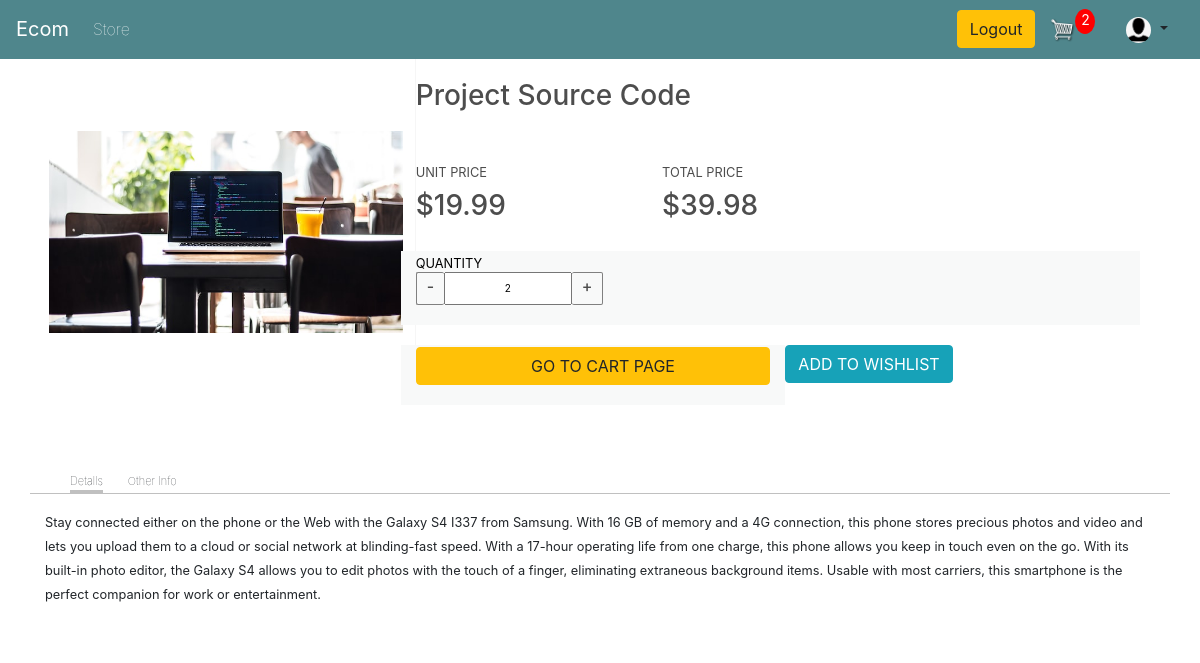
Screenshot of /product-details/3 (signed in) with the database file from the repository.
### store/models.py (models this page shows, shortened)
class Customer(models.Model):
    id = models.AutoField(primary_key=True)
    user = models.OneToOneField(User, on_delete=models.CASCADE, default='', related_name='customer', null=True)
    name = models.CharField(max_length=200, null=True)
    email = models.EmailField(max_length=200, null=True)
    image = models.ImageField(default = 'default.png', upload_to = "profile_pics")

class Product(models.Model):
    name = models.CharField(max_length=200, null=True)
    price = models.FloatField()
    discount_price = models.FloatField(default=0.0)
    digital = models.BooleanField(default=False, null=True, blank=True)
    image = models.ImageField(null=True, blank=True)
    @property
    def imageURL(self):
        try:
            url = self.image.url
        except:
            url = ''
        return url

class CartItem(models.Model):
    product = models.ForeignKey(Product, on_delete=models.SET_NULL, null=True, blank=True)
    cart = models.ForeignKey(Cart, on_delete=models.SET_NULL, null=True, blank=True)
    quantity = models.IntegerField(default=0, null=True, blank=True)
    is_checked = models.BooleanField(default=True)
    date_added = models.DateTimeField(auto_now_add=True)
    def __str__(self) -> str:
        return f'CartItem ID: {self.id}  ->   Name: {self.product.name}'
    @property
    def get_total(self):
        return self.quantity * self.product.price

### store/views.py (the view)
# urls.py: path('product-details/<int:pk>', ProductDetailView.as_view(), name = 'producut-details'),
class ProductDetailView(DetailView):
    template_name: str = "store/product-details.html"
    context_object_name: str = "product"
    model = Product
    def get_context_data(self,*args, **kwargs):
        context = super(ProductDetailView, self).get_context_data(*args,**kwargs)
        context['item'] = self.item
        context['noOfCartItems'] = self.noOfCartItems
        context['isInWishlist'] = self.is_in_wishlist
        return context
    def get(self, request, *args, **kwargs):
        self.cookieData = cartData(request = request)
        self.noOfCartItems = self.cookieData['noOfCartItems']
        self.items = self.cookieData['items']
        self.product_id = self.kwargs.get('pk')
        self.user_wishlist = [] if (request.user.is_anonymous) else WishListItem.objects.filter(product__id = self.product_id, customer = request.user.customer)
        self.is_in_wishlist = len(self.user_wishlist) > 0
        found_item = False
        for item in self.items:
            print(f'type(item) = {type(item)}  type(product_id) = {type(self.product_id)}')
            item_product_id = item.product.id if(request.user.is_authenticated) else item['product']['id']
            if item_product_id == self.product_id:
                self.item = item
                found_item = True
                break
        if not found_item:
            self.item = "NONE"
        print(f'product_id = {self.product_id}  item = {self.item},  noOfCartItems = {self.noOfCartItems},  user_wishlist = {self.user_wishlist}')
        return super(ProductDetailView, self).get(request, *args, **kwargs)

### store/models.py (called while the page is built)
    @property
    def get_all_cart_item_count(self):
        cart_items = self.cartitem_set.all()
        total = sum([item.quantity for item in cart_items])
        return total

### store/utils.py (called while the page is built)
def cartData(request):
    if request.user.is_authenticated:
        customer = request.user.customer
        cart, created = Cart.objects.get_or_create(customer = customer)
        items = cart.cartitem_set.all()
        noOfCartItems = cart.get_all_cart_item_count
    else:
        cookieData = cookieCart(request = request)
        noOfCartItems = cookieData['noOfCartItems']
        cart = cookieData['cart']
        items = cookieData['items']
    return {
        'noOfCartItems': noOfCartItems,
        'cart': cart,
        'items': items
    }

### templates/store/product-details.html (shortened to what this page needs)
{% extends 'store/main.html' %}
{% load static %}
{% block content %}
<div class="container">
    <div class="row" style="display:flex;">
        <div class="column item-photo" style="flex:1;">
            <img class="mr-2 p-2" style="max-width:100%;" src="{{product.imageURL}}" />
        </div>
        <div class="column" style="flex:2; border:0px solid gray width:50%">
            <h3 id="details-page-product-name" style="margin-top:20px;">{{ product.name }}</h3>
            <div class="container p-0 details-page-price-section title-price" style="display:flex;">
                <div id="details-page-unit-price-section-id" class="container p-0 details-page-unit-price" style="flex:1;">
                    <h6 class="title-unit-price pb-0"><small>UNIT PRICE</small></h6>
                    <h3 id="details-page-product-unit-price" class="pt-0 mt-0" style="margin-top:0px; padding-top:0px;">${{product.price|floatformat:2}}</h3>
                </div>
                <div id="details-page-total-price-section-id" class="container p-0 details-page-total-price" style="flex:1;">
                    <h6 class="title-total-price pb-0"><small>TOTAL PRICE</small></h6>
                    <h3 id="details-page-product-unit-price" class="pt-0 mt-0" style="margin-top:0px; padding-top:0px;">${{item.get_total|floatformat:2}}</h3>
                </div>
                <div style="flex:1"></div>
            </div>
            <div id="details-page-quantity" class="section" style="padding-bottom:20px; margin-top:20px;">
                <h6 class="title-attr"><small>QUANTITY</small></h6>
                <div>
                    <div data-product={{product.id}} data-action="remove" class="btn-minus pt-1 pb-0 update-cart"><h6> - </h6></div>
                    <input value="{{item.quantity}}" />
                    <div data-product={{product.id}} data-action="add"  class="btn-plus pt-1 pb-0 update-cart"><h6> + </h6></div>
                </div>
            </div>
            <div class = "container pl-0" style="display:flex; margin-top:20px;">
                <div class="section" style="padding-bottom:20px; flex:1;">
                    <a id="details-page-go-to-cart-page" class="btn btn-warning" href={%url 'cart'%}  style="width:100%;"> GO TO CART PAGE</a>
                </div>
                <div class="details-page-add-to-wishlist" style="padding-bottom:20px; flex:1">
                    <button id="add-btn-{{product.id}}" class="btn btn-info"></span>ADD TO WISHLIST</button>
                </div>
            </div>
        </div>
        <div class="row mt-5">
            <ul class="details-page-menu-items">
                <li class="active">Detalls</li>
                <li>Other Info</li>
            </ul>
            <div style="width:100%;border-top:1px solid silver">
                <p style="padding:15px;">
                    <small>
                    Stay connected either on the phone or the Web with the Galaxy S4 I337 from Samsung. With 16 GB of memory and a 4G connection, this phone stores precious photos and video and lets you upload them to a cloud or social network at blinding-fast speed. With a 17-hour operating life from one charge, this phone allows you keep in touch even on the go.
                    With its built-in photo editor, the Galaxy S4 allows you to edit photos with the touch of a finger, eliminating extraneous background items. Usable with most carriers, this smartphone is the perfect companion for work or entertainment.
                    </small>
                </p>
            </div>
        </div>
    </div>
</div>
<link rel="stylesheet" type="text/css" href="{% static 'css/product-details.css' %}">
<link rel="stylesheet" href="https://cdn.jsdelivr.net/npm/pixeden-stroke-7-icon@1.2.3/pe-icon-7-stroke/dist/pe-icon-7-stroke.min.css">
<link href="https://cdn.jsdelivr.net/npm/bootstrap@4.4.1/dist/css/bootstrap.min.css" rel="stylesheet">
{% endblock content %}

### templates/store/main.html (shortened to what this page needs)
<!DOCTYPE html>
{% load static %}
<html>
    <head>
           <link rel="stylesheet" href="https://stackpath.bootstrapcdn.com/bootstrap/4.4.1/css/bootstrap.min.css">
           <link rel="stylesheet" type="text/css" href="{% static 'css/main.css' %}">
            <link href="https://cdn.jsdelivr.net/npm/bootstrap@4.4.1/dist/css/bootstrap.min.css" rel="stylesheet">
            <link rel="stylesheet" href="https://cdn.jsdelivr.net/npm/pixeden-stroke-7-icon@1.2.3/pe-icon-7-stroke/dist/pe-icon-7-stroke.min.css">
    </head>
    <body>
        <nav class="navbar navbar-expand-lg navbar-dark bg-dark" style="background-color:#4f868c !important">
            <a class="navbar-brand" href="{% url 'store' %}">Ecom</a>
            <div class="collapse navbar-collapse" id="navbarSupportedContent">
                <ul class="navbar-nav mr-auto">
                    <li class="nav-item active">
                        <a class="nav-link" href="{% url 'store' %}">Store <span class="sr-only">(current)</span></a>
                    </li>
                </ul>
                <div class="form-inline my-2 my-lg-0">
                    {% if user.is_authenticated %}
                        <a href={%url 'logout'%} class="btn btn-warning">Logout</a>
                    {% else %}
                        <a href={%url 'login'%} class="btn btn-warning mr-3">Login</a>
                        {% comment %} <a class="nav-item nav-link" href={%url 'login'%}>Login</a> {% endcomment %}
                        <a href={%url 'register'%} class="btn btn-success">Register</a>
                    {% endif %}
                    <a href="{% url 'cart' %}">
                        <img  id="cart-icon" src="{% static 'images/cart.png' %}">
                    </a>
                    <p id="cart-total">{{ noOfCartItems }}</p>
                </div>
                <div class="nav-item dropdown p-0 m-0">
                    <a class="nav-link dropdown-toggle" role="button" data-toggle="dropdown" aria-haspopup="true" aria-expanded="false">
                        <img id="profile-icon" class="rounded-circle article-img" src="{{ request.user.customer.image.url }}">
                    </a>
                </div>
            </div>
        </nav>
         <div class="container">
            {% block content %}
            {% endblock content %}
         </div>
    </body>
</html>

### static/css/main.css (style rules this page uses)
body { background-color: hsl(0, 0%, 98%); }
h1,h2,h3,h4,h5,h6 { color:hsl(0, 0%, 30%); }
.bg-dark { background-color: #4f868c!important; }
#cart-icon { width:25px; display: inline-block; margin-left: 15px; }
#profile-icon { width:25px; display: inline-block; margin-left: 15px; }
#cart-total { display: block; text-align: center; color:#fff; background-color: red; width: 20px; height: 25px; border-radius: 50%; font-size: 14px; }
.btn { border-radius: 0; }

### static/css/product-details.css (style rules this page uses)
ul>li { margin-right: 25px; font-weight: lighter; cursor: pointer }
.details-page-menu-items>li.active { border-bottom: 3px solid silver; }
.item-photo { display: flex; justify-content: center; align-items: center; border-right: 1px solid #f6f6f6; }
.details-page-menu-items { list-style-type: none; font-size: 11px; display: inline-flex; margin-bottom: 0; margin-top: 20px }
.section { width: 100%; margin-left: -15px; padding: 2px; padding-left: 15px; padding-right: 15px; background: #f8f9f9 }
.title-price { margin-top: 50px; margin-bottom: 0; color: black }
.title-attr { margin-top: 0; margin-bottom: 0; color: black; }
.btn-minus { cursor: pointer; font-size: 7px; display: flex; align-items: center; padding: 5px; padding-left: 10px; padding-right: 10px; border: 1px solid gray; border-radius: 2px; border-right: 0; }
.btn-plus { cursor: pointer; font-size: 7px; display: flex; align-items: center; padding: 5px; padding-left: 10px; padding-right: 10px; border: 1px solid gray; border-radius: 2px; border-left: 0; }
div.section>div { width: 100%; display: inline-flex; }
div.section>div>input { margin: 0; padding-left: 5px; font-size: 10px; padding-right: 5px; max-width: 18%; text-align: center; }

### rows the page displays
Product: imageURL (picture), name "Project Source Code", price "19.99"
CartItem: get_total "39.98", quantity "2"

### other values shown
{{ noOfCartItems }} "2"
